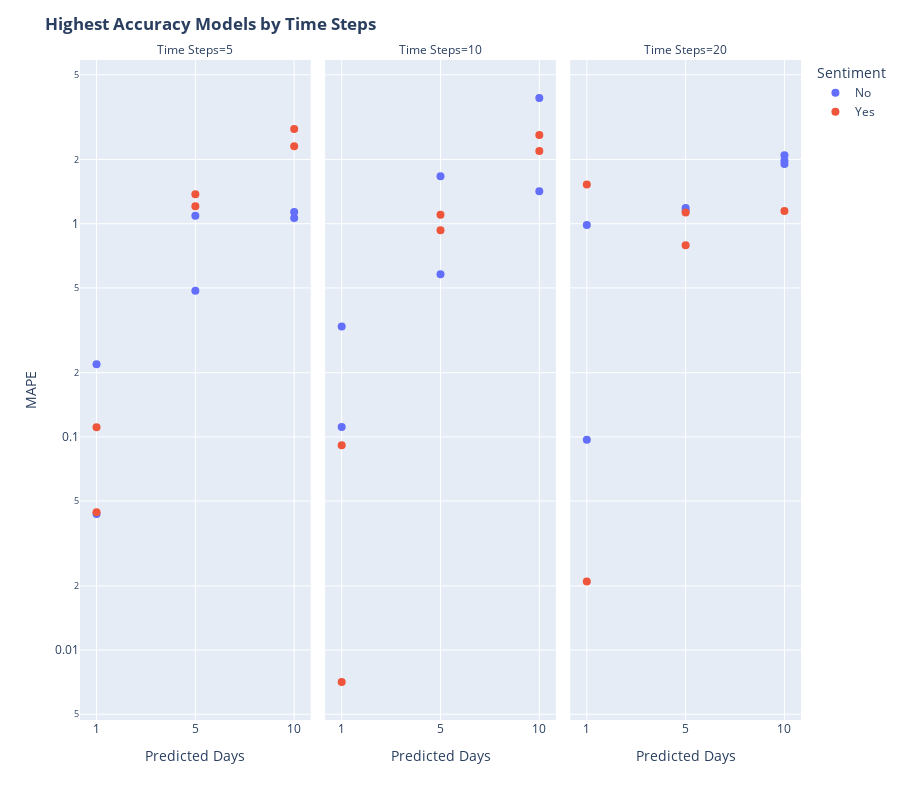

The notebook cell saved with this chart:
### Code cell
import plotly.express as px

#fig = px.bar(x = [1,5,10])
fig = px.scatter(df_results, x="Predicted Days", y="MAPE", color='Sentiment', log_y=True, facet_col="Time Steps", height=800)
fig.update_xaxes(type='category')
#fig.update_yaxes(dtick=0.05)
#fig.update_layout(yaxis_tickformat = "0.0000001r")
fig.update_traces(textposition='bottom right')
fig.update_traces(marker=dict(size=8),
                  selector=dict(mode='markers'))
#fig.update_yaxes(tick0=0, dtick=.25)
fig.update_layout(
    title_text="<b>Highest Accuracy Models by Time Steps</b>"
)

# Set x-axis title
#ig.update_xaxes(title_text="<b>Prediction Length</b>",)

# Set y-axes titles
#fig.update_yaxes(title_text="<b>Mean Absolute Percentage Error (MAPE)</b>", secondary_y=False)
fig.show()

### Figure 1 — Plotly figure (JSON) as saved in the notebook; plotly's stock layout.template omitted (floating-point values rounded to 4 significant figures)
{"data": [{"hovertemplate": "Sentiment=No<br>Time Steps=5<br>Predicted Days=%{x}<br>MAPE=%{y}<extra></extra>", "legendgroup": "No", "marker": {"color": "#636efa", "size": 8, "symbol": "circle"}, "mode": "markers", "name": "No", "orientation": "v", "showlegend": true, "textposition": "bottom right", "type": "scatter", "x": [1, 1, 5, 5, 10, 10], "xaxis": "x", "y": [0.04344, 0.2193, 1.09, 0.4853, 1.065, 1.136], "yaxis": "y"}, {"hovertemplate": "Sentiment=No<br>Time Steps=10<br>Predicted Days=%{x}<br>MAPE=%{y}<extra></extra>", "legendgroup": "No", "marker": {"color": "#636efa", "size": 8, "symbol": "circle"}, "mode": "markers", "name": "No", "orientation": "v", "showlegend": false, "textposition": "bottom right", "type": "scatter", "x": [1, 1, 5, 5, 10, 10], "xaxis": "x2", "y": [0.1111, 0.3296, 0.5797, 1.669, 1.419, 3.889], "yaxis": "y2"}, {"hovertemplate": "Sentiment=No<br>Time Steps=20<br>Predicted Days=%{x}<br>MAPE=%{y}<extra></extra>", "legendgroup": "No", "marker": {"color": "#636efa", "size": 8, "symbol": "circle"}, "mode": "markers", "name": "No", "orientation": "v", "showlegend": false, "textposition": "bottom right", "type": "scatter", "x": [1, 1, 5, 5, 10, 10, 10], "xaxis": "x3", "y": [0.9865, 0.09689, 1.187, 1.151, 2.098, 1.907, 1.976], "yaxis": "y3"}, {"hovertemplate": "Sentiment=Yes<br>Time Steps=5<br>Predicted Days=%{x}<br>MAPE=%{y}<extra></extra>", "legendgroup": "Yes", "marker": {"color": "#EF553B", "size": 8, "symbol": "circle"}, "mode": "markers", "name": "Yes", "orientation": "v", "showlegend": true, "textposition": "bottom right", "type": "scatter", "x": [1, 1, 5, 5, 10, 10], "xaxis": "x", "y": [0.04434, 0.1109, 1.208, 1.376, 2.31, 2.781], "yaxis": "y"}, {"hovertemplate": "Sentiment=Yes<br>Time Steps=10<br>Predicted Days=%{x}<br>MAPE=%{y}<extra></extra>", "legendgroup": "Yes", "marker": {"color": "#EF553B", "size": 8, "symbol": "circle"}, "mode": "markers", "name": "Yes", "orientation": "v", "showlegend": false, "textposition": "bottom right", "type": "scatter", "x": [1, 1, 5, 5, 10, 10], "xaxis": "x2", "y": [0.09139, 0.007083, 1.103, 0.9324, 2.609, 2.197], "yaxis": "y2"}, {"hovertemplate": "Sentiment=Yes<br>Time Steps=20<br>Predicted Days=%{x}<br>MAPE=%{y}<extra></extra>", "legendgroup": "Yes", "marker": {"color": "#EF553B", "size": 8, "symbol": "circle"}, "mode": "markers", "name": "Yes", "orientation": "v", "showlegend": false, "textposition": "bottom right", "type": "scatter", "x": [1, 1, 5, 5, 10], "xaxis": "x3", "y": [1.526, 0.02096, 0.7917, 1.128, 1.147], "yaxis": "y3"}], "layout": {"annotations": [{"font": {}, "showarrow": false, "text": "Time Steps=5", "x": 0.16, "xanchor": "center", "xref": "paper", "y": 1, "yanchor": "bottom", "yref": "paper"}, {"font": {}, "showarrow": false, "text": "Time Steps=10", "x": 0.5, "xanchor": "center", "xref": "paper", "y": 1, "yanchor": "bottom", "yref": "paper"}, {"font": {}, "showarrow": false, "text": "Time Steps=20", "x": 0.84, "xanchor": "center", "xref": "paper", "y": 1, "yanchor": "bottom", "yref": "paper"}], "height": 800, "legend": {"title": {"text": "Sentiment"}, "tracegroupgap": 0}, "margin": {"t": 60}, "title": {"text": "<b>Highest Accuracy Models by Time Steps</b>"}, "xaxis": {"anchor": "y", "domain": [0, 0.32], "title": {"text": "Predicted Days"}, "type": "category"}, "xaxis2": {"anchor": "y2", "domain": [0.34, 0.66], "matches": "x", "title": {"text": "Predicted Days"}, "type": "category"}, "xaxis3": {"anchor": "y3", "domain": [0.68, 1.0], "matches": "x", "title": {"text": "Predicted Days"}, "type": "category"}, "yaxis": {"anchor": "x", "domain": [0, 1], "title": {"text": "MAPE"}, "type": "log"}, "yaxis2": {"anchor": "x2", "domain": [0, 1], "matches": "y", "showticklabels": false, "type": "log"}, "yaxis3": {"anchor": "x3", "domain": [0, 1], "matches": "y", "showticklabels": false, "type": "log"}}}
